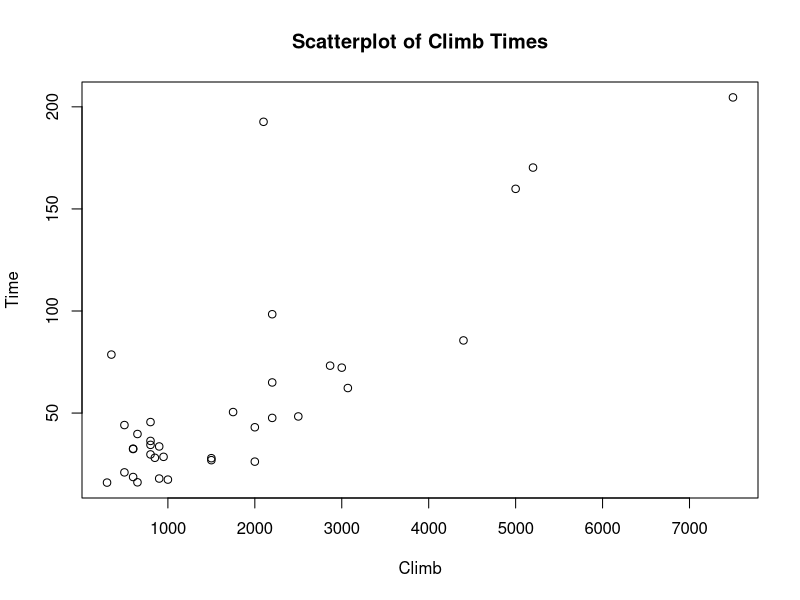
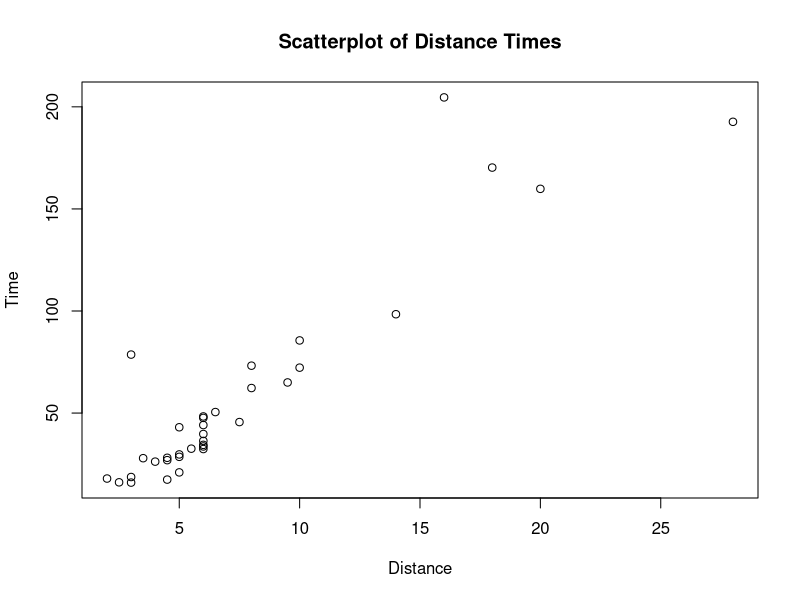
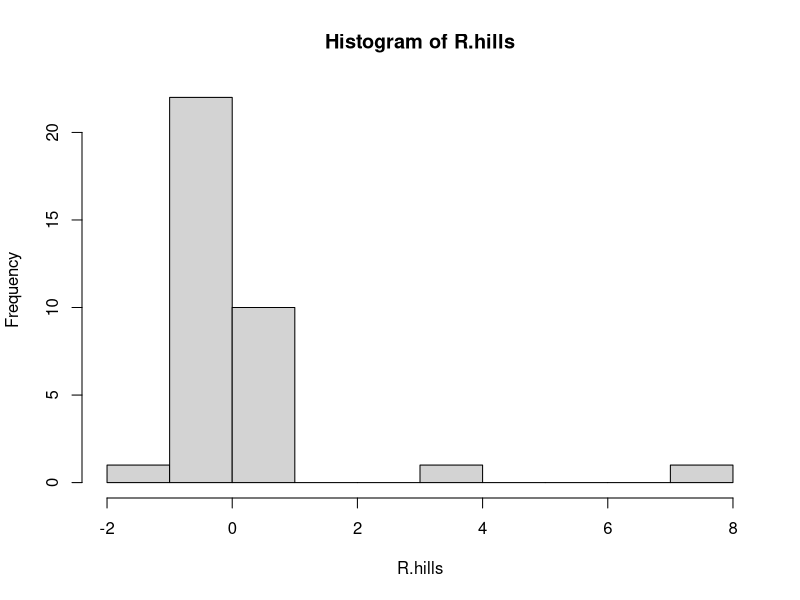
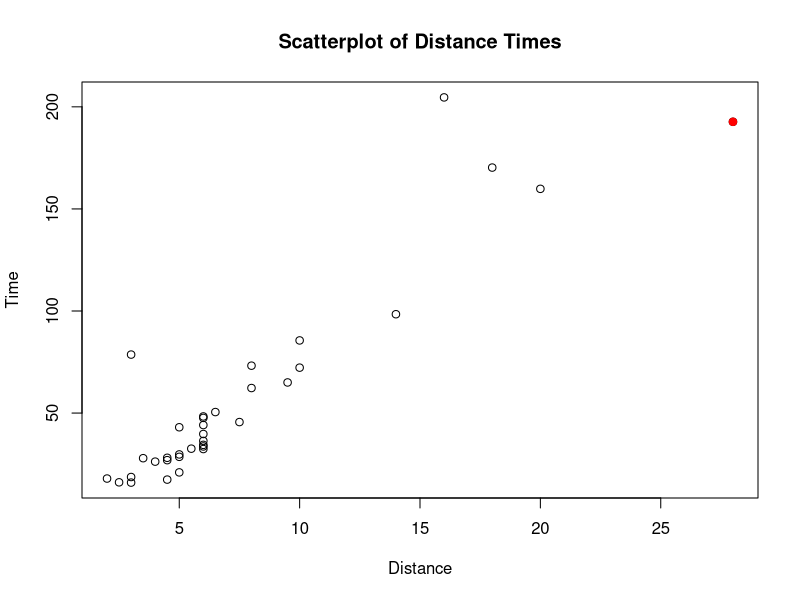
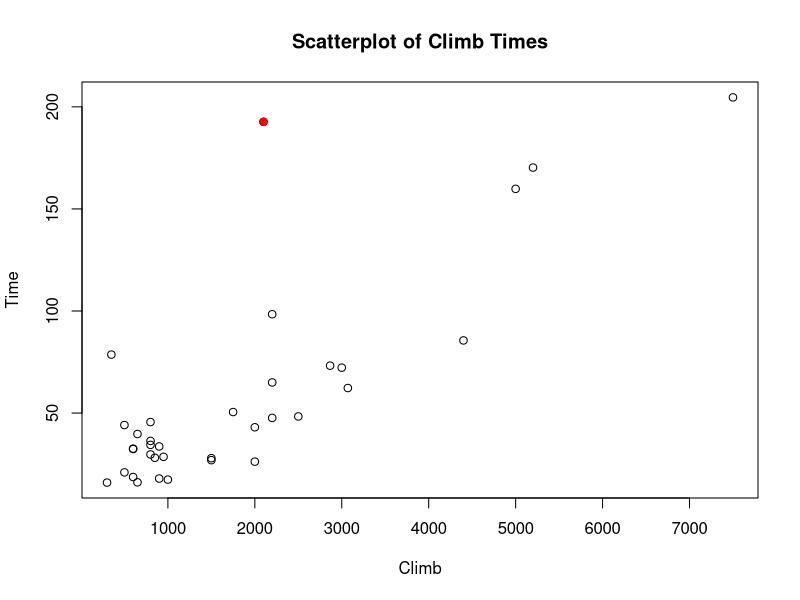
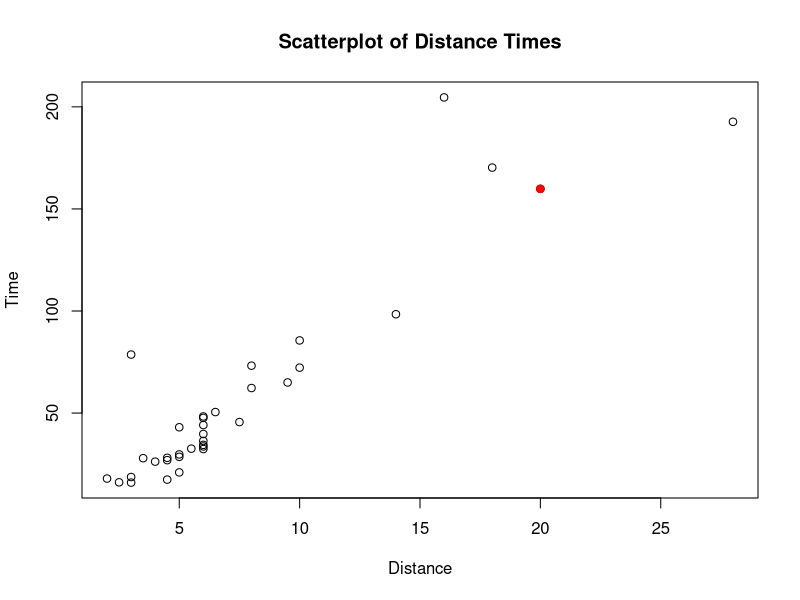
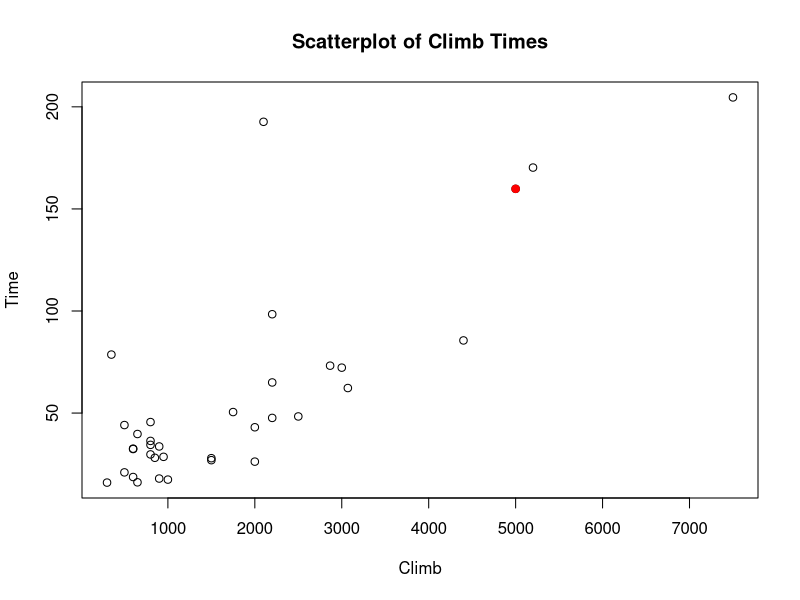
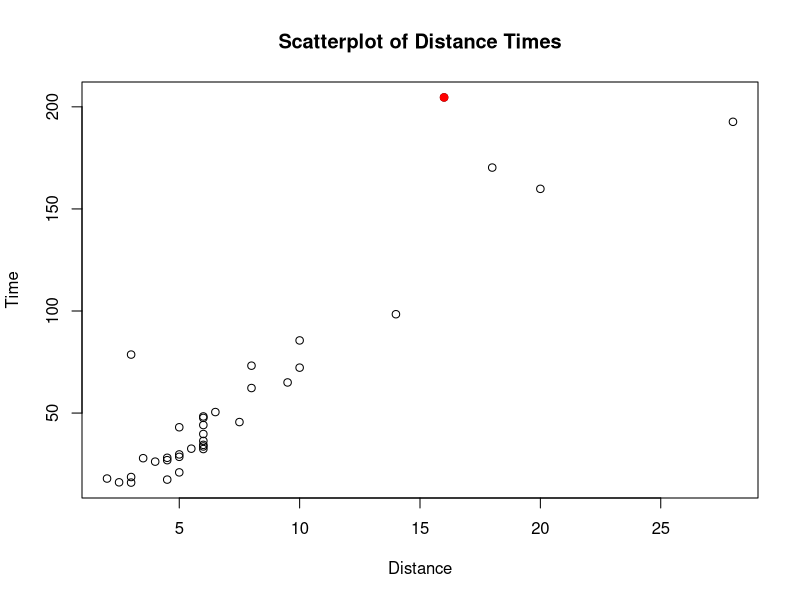

Write the R code that produced these figures, in order.
hills <- read.table(header = TRUE, text = "
                    Race	Distance	Climb	Time
                    Greenmantle	2.5	650	16.083
                    Carnethy	6	2500	48.35
                    CraigDunain	6	900	33.65
                    BenRha	7.5	800	45.6
                    BenLomond	8	3070	62.267
                    Goatfell	8	2866	73.217
                    BensofJura	16	7500	204.617
                    Cairnpapple	6	800	36.367
                    Scolty	5	800	29.75
                    Traprain	6	650	39.75
                    LairigGhru	28	2100	192.667
                    Dollar	5	2000	43.05
                    Lomonds	9.5	2200	65
                    CairnTable	6	500	44.133
                    EildonTwo	4.5	1500	26.933
                    Cairngorm	10	3000	72.25
                    SevenHills	14	2200	98.417
                    KnockHill	3	350	78.65
                    BlackHill	4.5	1000	17.417
                    CreagBeag	5.5	600	32.567
                    KildconHill	3	300	15.95
                    MeallAnt-Suidhe	3.5	1500	27.9
                    HalfBenNevis	6	2200	47.633
                    CowHill	2	900	17.933
                    NBerwickLaw	3	600	18.683
                    CreagDubh	4	2000	26.217
                    Burnswark	6	800	34.433
                    LargoLaw	5	950	28.567
                    Criffel	6.5	1750	50.5
                    Acmony	5	500	20.95
                    BenNevis	10	4400	85.583
                    Knockfarrel	6	600	32.383
                    TwoBreweries	18	5200	170.25
                    Cockleroi	4.5	850	28.1
                    MoffatChase	20	5000	159.833
                    ")
plot(Time~Climb, data = hills, main = "Scatterplot of Climb Times")
odd.climb <- identify(x=hills$Climb, y=hills$Time)
plot(Time~Distance, data = hills, main = "Scatterplot of Distance Times")
odd.dist <- identify(x=hills$Distance, y = hills$Time)

odd.hills.dist <- hills[odd.dist,]
odd.hills.climb <- hills[odd.climb,]

#Regression Diagnostics

out.hills <- lm(Time~Distance+Climb, data = hills)

#Compute Leverage
leverage.hills <- lm.influence(out.hills)$hat
#example of homework question: What is the leverage for the BenNevis race?
subset(leverage.hills, hills$Race=="BenNevis")
#Not scary, but not negligable either

# Compute Cook's Distance
cd.hills <- cooks.distance(out.hills)
#What is cooks d for MoffitChase
subset(cd.hills,hills$Race=="MoffatChase")

#Compute R-Studentized Residuals
R.hills <- rstudent(out.hills)
subset(R.hills, hills$Race=="CairnTable")

#Validate Normality Assumption
hist(R.hills)

#ks test
ks.test(R.hills, "pnorm") #pnorm is R's CDF function for the normal dist. ks test is more of a diagnostic

#Analysis for LarigGhru
leverage.hills[11]
cd.hills[11]
plot(Time~Distance, data = hills, main = "Scatterplot of Distance Times")
points(hills$Distance[11], hills$Time[11], col = "red", pch = 19)
plot(Time~Climb, data = hills, main = "Scatterplot of Climb Times")
points(hills$Climb[11], hills$Time[11], col = 'red', pch=19)

#Very influential, bad influential

#Moffat Chase
leverage.hills[35]
cd.hills[35]
plot(Time~Distance, data = hills, main = "Scatterplot of Distance Times")
points(hills$Distance[35], hills$Time[35], col = "red", pch = 19)
plot(Time~Climb, data = hills, main = "Scatterplot of Climb Times")
points(hills$Climb[35], hills$Time[35], col = 'red', pch=19)

#Influential, good influential

#Bens of Jura

leverage.hills[7]
cd.hills[7]
plot(Time~Distance, data = hills, main = "Scatterplot of Distance Times")
points(hills$Distance[7], hills$Time[7], col = "red", pch = 19)
plot(Time~Climb, data = hills, main = "Scatterplot of Climb Times")
points(hills$Climb[7], hills$Time[7], col = 'red', pch=19)

#Influential, bad influential

#Outliers
#Kildcon Hill has a record time of 15.95 minutes, but the regression model predicts
#12.9762 minutes. Would you consider this observation an outlier? Justify your
#answer.

# We need to find the variance before we can decide. We can use R-studentized residuals for that.
# These are approx normal so we'll check for when it is > 2 or < -2 

#Is it an outlier?
subset(R.hills, hills$Race=="KildconHill") # no it is very common.

#Is cow hill an outlier?
subset(R.hills, hills$Race=="CowHill") #not an outlier

#Could I test that? 

#Test Ho: cowhill is not an outlier
# Resids are approx normal, we observed .314 so we could compute the following for a p-value
2*(1-pnorm(0.314))

#pvalue for Ho: KnockHill is not an outlier
subset(R.hills, hills$Race=="KnockHill") 
2*(1-pnorm(7.61)) #It's pretty clear that Knock hill was recorded incorrectly and is an outlier.